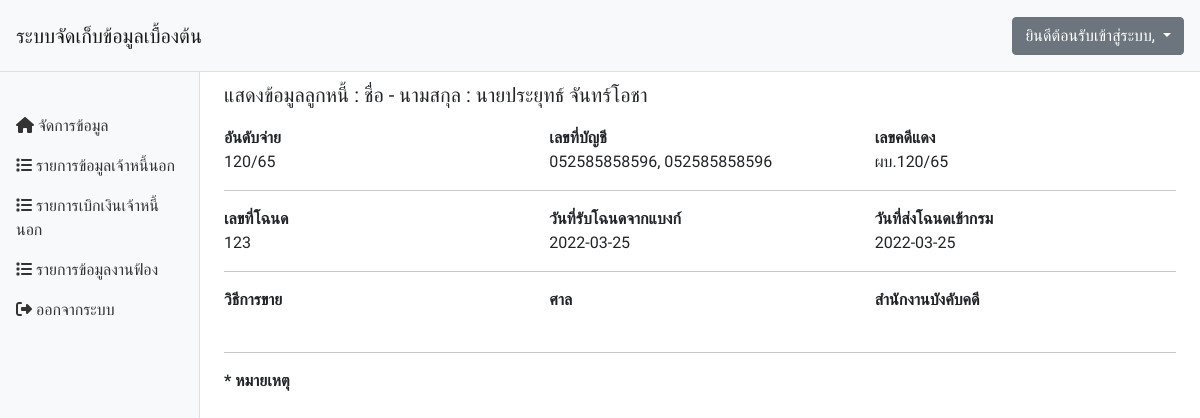
/admin_data1.php?page=person_view&person_id=15, run on the app's committed database.
### tables this page shows
CREATE TABLE `person` (
  `person_id` int(11) NOT NULL,
  `person_code` varchar(50) NOT NULL COMMENT 'อันดับจ่าย',
  `person_fullname` varchar(100) NOT NULL COMMENT 'ชื่อ - นามสกุล',
  `person_number` varchar(100) NOT NULL COMMENT 'เลขที่เงินกู้',
  `person_rednumber` varchar(100) NOT NULL COMMENT 'เลขคดีแดง',
  `person_deed_number` varchar(100) NOT NULL COMMENT 'เลขที่โฉนด',
  `person_sales` varchar(100) NOT NULL COMMENT 'วิธีการขาย',
  `person_province` varchar(100) NOT NULL COMMENT 'ศาลจังหวัด',
  `person_legal` varchar(100) NOT NULL COMMENT 'สำนักงานบังคับคดี',
  `person_price` varchar(100) NOT NULL COMMENT 'ราคา',
  `person_price_date` date NOT NULL DEFAULT current_timestamp() COMMENT 'วันที่ขายได้',
  `person_date_bank` varchar(100) NOT NULL COMMENT 'วันที่รับโฉนดจากแบงก์',
  `person_date_legal` varchar(100) NOT NULL COMMENT 'วันที่ส่งโฉนดเข้ากรม',
  `person_UP` varchar(100) NOT NULL COMMENT 'เลข UP ส่งโฉนดคืนแบงก์',
  `data06_id` int(11) NOT NULL COMMENT '	ID อ้างอิงตาราง UP ส่งต้นฉบับ',
  `person_date_UP` date NOT NULL DEFAULT current_timestamp() COMMENT 'วันที่ส่งโฉนดคืนแบงก์',
  `ex1_data07` varchar(100) NOT NULL COMMENT 'เบิกเงิน 200',
  `ex1_date_07` date NOT NULL DEFAULT current_timestamp() COMMENT 'วันที่เบิกเงิน 200',
  `ex1_data08` varchar(100) NOT NULL COMMENT 'เบิกบุริมฯ งวด 1',
  `ex1_date_08` date NOT NULL DEFAULT current_timestamp() COMMENT 'วันที่เบิกบุริมฯ งวด 1',
  `ex1_data09` varchar(100) NOT NULL COMMENT 'เบิกบุริมฯ งวด 2',
  `ex1_date_09` date NOT NULL DEFAULT current_timestamp() COMMENT 'วันที่เบิกบุริมฯ งวด 2',
  `ex1_data10` varchar(100) NOT NULL COMMENT 'เบิก โจทก์ถอน,ขายติด,ขายปลอด',
  `ex1_date_10` date DEFAULT current_timestamp() COMMENT 'วันที่เบิก โจทก์ถอน,ขายติด,ขายปลอด',
  `person_note` varchar(255) NOT NULL COMMENT 'หมายเหตุ'
);

### person_view.php (the view, shortened to what this page needs)
<?php
include('connect/dbconnect.php');
$person_id = $_GET['person_id'];
$view_select = "SELECT * FROM person WHERE person_id='$person_id'";
$query = mysqli_query($dbcon, $view_select);
$row = mysqli_fetch_array($query);
?>
<p style="font-size: 20px;">แสดงข้อมูลลูกหนี้ : ชื่อ - นามสกุล : <?php echo $row['person_fullname']; ?></p>
<div class="row mt-3">
    <div class="col">
        <b>อันดับจ่าย</b> <br>
        <?php echo $row['person_code']; ?>
    </div>
    <div class="col">
        <b>เลขที่บัญชี</b> <br>
        <?php echo $row['person_number']; ?>
    </div>
    <div class="col">
        <b>เลขคดีแดง</b> <br>
        <?php echo $row['person_rednumber']; ?>
    </div>
</div>
<hr>
<div class="row">
    <div class="col">
        <b>เลขที่โฉนด</b> <br>
        <?php echo $row['person_deed_number']; ?>
    </div>
    <div class="col">
        <b>วันที่รับโฉนดจากแบงก์</b> <br>
        <?php echo $row['person_date_bank']; ?>
    </div>
    <div class="col">
        <b>วันที่ส่งโฉนดเข้ากรม</b> <br>
        <?php echo $row['person_date_legal']; ?>
    </div>
</div>
<hr>
<div class="row">
    <div class="col">
        <b>วิธีการขาย</b> <br>
        <?php echo $row['person_sales']; ?><br>
    </div>
    <div class="col">
        <b>ศาล</b> <br>
        <?php echo $row['person_province']; ?><br>
    </div>
    <div class="col">
        <b>สำนักงานบังคับคดี</b> <br>
        <?php echo $row['person_legal']; ?><br>
    </div>
</div>
<hr>
<div class="row">
    <div class="col">
        <b>* หมายเหตุ</b> <br>
        <?php echo $row['person_note']; ?><br>
    </div>
</div>

### style.css (style rules this page uses)
* { margin: 0; padding: 0; box-sizing: border-box; font-family: "Prompt", sans-serif; }

### data on the page
person: person_fullname "นายประยุทธ์ จันทร์โอชา", person_code "120/65", person_number "052585858596, 052585858596", person_rednumber "ผบ.120/65", person_deed_number "123", person_date_bank "2022-03-25", person_date_legal "2022-03-25"
